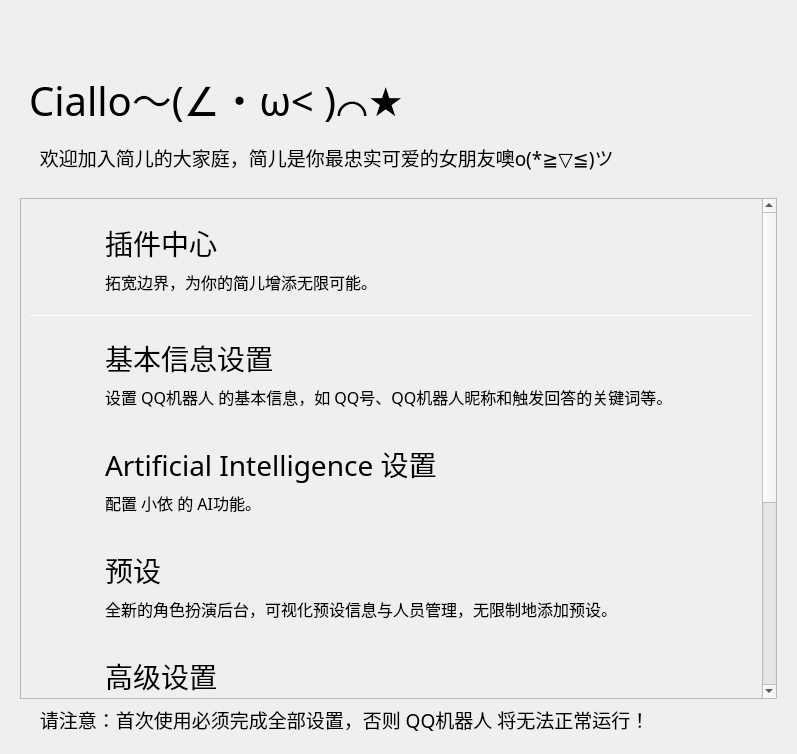
<?xml version="1.0" encoding="UTF-8"?>
<ui version="4.0">
 <class>Form</class>
 <widget class="QWidget" name="Form">
  <property name="geometry">
   <rect>
    <x>0</x>
    <y>0</y>
    <width>797</width>
    <height>754</height>
   </rect>
  </property>
  <property name="minimumSize">
   <size>
    <width>650</width>
    <height>465</height>
   </size>
  </property>
  <property name="windowTitle">
   <string>小依 - 设置向导</string>
  </property>
  <layout class="QHBoxLayout" name="horizontalLayout">
   <item>
    <widget class="PopUpAniStackedWidget" name="PopUpAniStackedWidget">
     <widget class="QWidget" name="page">
      <layout class="QVBoxLayout" name="verticalLayout">
       <item>
        <spacer name="spacer">
         <property name="orientation">
          <enum>Qt::Vertical</enum>
         </property>
         <property name="sizeType">
          <enum>QSizePolicy::Fixed</enum>
         </property>
         <property name="sizeHint" stdset="0">
          <size>
           <width>20</width>
           <height>40</height>
          </size>
         </property>
        </spacer>
       </item>
       <item>
        <widget class="QWidget" name="widget" native="true">
         <property name="maximumSize">
          <size>
           <width>16777215</width>
           <height>88</height>
          </size>
         </property>
         <layout class="QHBoxLayout" name="horizontalLayout_2">
          <item>
           <widget class="LargeTitleLabel" name="LargeTitleLabel">
            <property name="font">
             <font>
              <family>HarmonyOS Sans SC Medium</family>
              <pointsize>30</pointsize>
              <bold>false</bold>
             </font>
            </property>
            <property name="text">
             <string>Ciallo～(∠・ω&lt; )⌒★</string>
            </property>
           </widget>
          </item>
         </layout>
        </widget>
       </item>
       <item>
        <widget class="SubtitleLabel" name="SubtitleLabel_5">
         <property name="font">
          <font>
           <family>HarmonyOS Sans SC Medium</family>
           <pointsize>14</pointsize>
           <bold>false</bold>
          </font>
         </property>
         <property name="text">
          <string>    欢迎加入简儿的大家庭，简儿是你最忠实可爱的女朋友噢o(*≧▽≦)ツ</string>
         </property>
         <property name="wordWrap">
          <bool>true</bool>
         </property>
        </widget>
       </item>
       <item>
        <spacer name="verticalSpacer_32">
         <property name="orientation">
          <enum>Qt::Vertical</enum>
         </property>
         <property name="sizeType">
          <enum>QSizePolicy::Fixed</enum>
         </property>
         <property name="sizeHint" stdset="0">
          <size>
           <width>20</width>
           <height>20</height>
          </size>
         </property>
        </spacer>
       </item>
       <item>
        <widget class="SmoothScrollArea" name="SmoothScrollArea">
         <property name="frameShadow">
          <enum>QFrame::Raised</enum>
         </property>
         <property name="widgetResizable">
          <bool>true</bool>
         </property>
         <widget class="QWidget" name="scrollAreaWidgetContents">
          <property name="geometry">
           <rect>
            <x>0</x>
            <y>0</y>
            <width>759</width>
            <height>821</height>
           </rect>
          </property>
          <layout class="QVBoxLayout" name="verticalLayout_6">
           <item>
            <layout class="QGridLayout" name="gridLayout">
             <item row="9" column="0">
              <spacer name="verticalSpacer">
               <property name="orientation">
                <enum>Qt::Vertical</enum>
               </property>
               <property name="sizeHint" stdset="0">
                <size>
                 <width>20</width>
                 <height>40</height>
                </size>
               </property>
              </spacer>
             </item>
             <item row="7" column="0">
              <widget class="ElevatedCardWidget" name="NormalIconButton_5">
               <property name="maximumSize">
                <size>
                 <width>16777215</width>
                 <height>110</height>
                </size>
               </property>
               <layout class="QHBoxLayout" name="horizontalLayout_7">
                <item>
                 <spacer name="horizontalSpacer_11">
                  <property name="orientation">
                   <enum>Qt::Horizontal</enum>
                  </property>
                  <property name="sizeType">
                   <enum>QSizePolicy::Fixed</enum>
                  </property>
                  <property name="sizeHint" stdset="0">
                   <size>
                    <width>10</width>
                    <height>20</height>
                   </size>
                  </property>
                 </spacer>
                </item>
                <item>
                 <widget class="IconWidget" name="IconWidget_5">
                  <property name="enabled">
                   <bool>true</bool>
                  </property>
                  <property name="minimumSize">
                   <size>
                    <width>40</width>
                    <height>40</height>
                   </size>
                  </property>
                  <property name="maximumSize">
                   <size>
                    <width>40</width>
                    <height>40</height>
                   </size>
                  </property>
                 </widget>
                </item>
                <item>
                 <spacer name="horizontalSpacer_12">
                  <property name="orientation">
                   <enum>Qt::Horizontal</enum>
                  </property>
                  <property name="sizeType">
                   <enum>QSizePolicy::Fixed</enum>
                  </property>
                  <property name="sizeHint" stdset="0">
                   <size>
                    <width>10</width>
                    <height>20</height>
                   </size>
                  </property>
                 </spacer>
                </item>
                <item>
                 <layout class="QVBoxLayout" name="verticalLayout_7">
                  <item>
                   <spacer name="verticalSpacer_33">
                    <property name="orientation">
                     <enum>Qt::Vertical</enum>
                    </property>
                    <property name="sizeType">
                     <enum>QSizePolicy::Expanding</enum>
                    </property>
                    <property name="sizeHint" stdset="0">
                     <size>
                      <width>20</width>
                      <height>10</height>
                     </size>
                    </property>
                   </spacer>
                  </item>
                  <item>
                   <widget class="TitleLabel" name="TitleLabel_5">
                    <property name="maximumSize">
                     <size>
                      <width>16777215</width>
                      <height>50</height>
                     </size>
                    </property>
                    <property name="font">
                     <font>
                      <family>HarmonyOS Sans SC</family>
                      <pointsize>21</pointsize>
                      <bold>false</bold>
                     </font>
                    </property>
                    <property name="text">
                     <string>框架设置</string>
                    </property>
                   </widget>
                  </item>
                  <item>
                   <widget class="SubtitleLabel" name="SubtitleLabel_7">
                    <property name="font">
                     <font>
                      <family>HarmonyOS Sans SC</family>
                      <pointsize>12</pointsize>
                      <bold>false</bold>
                     </font>
                    </property>
                    <property name="text">
                     <string>一些关于框架的配置。</string>
                    </property>
                    <property name="textFormat">
                     <enum>Qt::AutoText</enum>
                    </property>
                    <property name="scaledContents">
                     <bool>false</bool>
                    </property>
                    <property name="wordWrap">
                     <bool>true</bool>
                    </property>
                   </widget>
                  </item>
                  <item>
                   <spacer name="verticalSpacer_34">
                    <property name="orientation">
                     <enum>Qt::Vertical</enum>
                    </property>
                    <property name="sizeType">
                     <enum>QSizePolicy::Expanding</enum>
                    </property>
                    <property name="sizeHint" stdset="0">
                     <size>
                      <width>20</width>
                      <height>10</height>
                     </size>
                    </property>
                   </spacer>
                  </item>
                 </layout>
                </item>
               </layout>
              </widget>
             </item>
             <item row="5" column="0">
              <widget class="ElevatedCardWidget" name="NormalIconButton_3">
               <property name="maximumSize">
                <size>
                 <width>16777215</width>
                 <height>100</height>
                </size>
               </property>
               <layout class="QHBoxLayout" name="horizontalLayout_5">
                <item>
                 <spacer name="horizontalSpacer_7">
                  <property name="orientation">
                   <enum>Qt::Horizontal</enum>
                  </property>
                  <property name="sizeType">
                   <enum>QSizePolicy::Fixed</enum>
                  </property>
                  <property name="sizeHint" stdset="0">
                   <size>
                    <width>10</width>
                    <height>20</height>
                   </size>
                  </property>
                 </spacer>
                </item>
                <item>
                 <widget class="IconWidget" name="IconWidget_3">
                  <property name="enabled">
                   <bool>true</bool>
                  </property>
                  <property name="minimumSize">
                   <size>
                    <width>40</width>
                    <height>40</height>
                   </size>
                  </property>
                  <property name="maximumSize">
                   <size>
                    <width>40</width>
                    <height>40</height>
                   </size>
                  </property>
                 </widget>
                </item>
                <item>
                 <spacer name="horizontalSpacer_8">
                  <property name="orientation">
                   <enum>Qt::Horizontal</enum>
                  </property>
                  <property name="sizeType">
                   <enum>QSizePolicy::Fixed</enum>
                  </property>
                  <property name="sizeHint" stdset="0">
                   <size>
                    <width>10</width>
                    <height>20</height>
                   </size>
                  </property>
                 </spacer>
                </item>
                <item>
                 <layout class="QVBoxLayout" name="verticalLayout_4">
                  <item>
                   <spacer name="verticalSpacer_28">
                    <property name="orientation">
                     <enum>Qt::Vertical</enum>
                    </property>
                    <property name="sizeType">
                     <enum>QSizePolicy::Expanding</enum>
                    </property>
                    <property name="sizeHint" stdset="0">
                     <size>
                      <width>20</width>
                      <height>5</height>
                     </size>
                    </property>
                   </spacer>
                  </item>
                  <item>
                   <widget class="TitleLabel" name="TitleLabel_3">
                    <property name="maximumSize">
                     <size>
                      <width>16777215</width>
                      <height>50</height>
                     </size>
                    </property>
                    <property name="font">
                     <font>
                      <family>HarmonyOS Sans SC</family>
                      <pointsize>21</pointsize>
                      <bold>false</bold>
                     </font>
                    </property>
                    <property name="text">
                     <string>高级设置</string>
                    </property>
                   </widget>
                  </item>
                  <item>
                   <widget class="SubtitleLabel" name="SubtitleLabel_3">
                    <property name="font">
                     <font>
                      <family>HarmonyOS Sans SC</family>
                      <pointsize>12</pointsize>
                      <bold>false</bold>
                     </font>
                    </property>
                    <property name="text">
                     <string>主机地址、端口 和 QQ机器人协议等。</string>
                    </property>
                    <property name="textFormat">
                     <enum>Qt::AutoText</enum>
                    </property>
                    <property name="scaledContents">
                     <bool>false</bool>
                    </property>
                    <property name="wordWrap">
                     <bool>true</bool>
                    </property>
                   </widget>
                  </item>
                  <item>
                   <spacer name="verticalSpacer_29">
                    <property name="orientation">
                     <enum>Qt::Vertical</enum>
                    </property>
                    <property name="sizeType">
                     <enum>QSizePolicy::Expanding</enum>
                    </property>
                    <property name="sizeHint" stdset="0">
                     <size>
                      <width>20</width>
                      <height>5</height>
                     </size>
                    </property>
                   </spacer>
                  </item>
                 </layout>
                </item>
               </layout>
              </widget>
             </item>
             <item row="3" column="0">
              <widget class="ElevatedCardWidget" name="NormalIconButton_2">
               <property name="maximumSize">
                <size>
                 <width>16777215</width>
                 <height>100</height>
                </size>
               </property>
               <layout class="QHBoxLayout" name="horizontalLayout_4">
                <item>
                 <spacer name="horizontalSpacer_5">
                  <property name="orientation">
                   <enum>Qt::Horizontal</enum>
                  </property>
                  <property name="sizeType">
                   <enum>QSizePolicy::Fixed</enum>
                  </property>
                  <property name="sizeHint" stdset="0">
                   <size>
                    <width>10</width>
                    <height>20</height>
                   </size>
                  </property>
                 </spacer>
                </item>
                <item>
                 <widget class="IconWidget" name="IconWidget_2">
                  <property name="enabled">
                   <bool>true</bool>
                  </property>
                  <property name="minimumSize">
                   <size>
                    <width>40</width>
                    <height>40</height>
                   </size>
                  </property>
                  <property name="maximumSize">
                   <size>
                    <width>40</width>
                    <height>40</height>
                   </size>
                  </property>
                 </widget>
                </item>
                <item>
                 <spacer name="horizontalSpacer_6">
                  <property name="orientation">
                   <enum>Qt::Horizontal</enum>
                  </property>
                  <property name="sizeType">
                   <enum>QSizePolicy::Fixed</enum>
                  </property>
                  <property name="sizeHint" stdset="0">
                   <size>
                    <width>10</width>
                    <height>20</height>
                   </size>
                  </property>
                 </spacer>
                </item>
                <item>
                 <layout class="QVBoxLayout" name="verticalLayout_3">
                  <item>
                   <spacer name="verticalSpacer_26">
                    <property name="orientation">
                     <enum>Qt::Vertical</enum>
                    </property>
                    <property name="sizeType">
                     <enum>QSizePolicy::Expanding</enum>
                    </property>
                    <property name="sizeHint" stdset="0">
                     <size>
                      <width>20</width>
                      <height>5</height>
                     </size>
                    </property>
                   </spacer>
                  </item>
                  <item>
                   <widget class="TitleLabel" name="TitleLabel_2">
                    <property name="maximumSize">
                     <size>
                      <width>16777215</width>
                      <height>50</height>
                     </size>
                    </property>
                    <property name="font">
                     <font>
                      <family>HarmonyOS Sans SC</family>
                      <pointsize>21</pointsize>
                      <bold>false</bold>
                     </font>
                    </property>
                    <property name="text">
                     <string>Artificial Intelligence 设置</string>
                    </property>
                   </widget>
                  </item>
                  <item>
                   <widget class="SubtitleLabel" name="SubtitleLabel_2">
                    <property name="font">
                     <font>
                      <family>HarmonyOS Sans SC</family>
                      <pointsize>12</pointsize>
                      <bold>false</bold>
                     </font>
                    </property>
                    <property name="text">
                     <string>配置 小依 的 AI功能。</string>
                    </property>
                    <property name="textFormat">
                     <enum>Qt::AutoText</enum>
                    </property>
                    <property name="scaledContents">
                     <bool>false</bool>
                    </property>
                    <property name="wordWrap">
                     <bool>true</bool>
                    </property>
                   </widget>
                  </item>
                  <item>
                   <spacer name="verticalSpacer_27">
                    <property name="orientation">
                     <enum>Qt::Vertical</enum>
                    </property>
                    <property name="sizeType">
                     <enum>QSizePolicy::Expanding</enum>
                    </property>
                    <property name="sizeHint" stdset="0">
                     <size>
                      <width>20</width>
                      <height>5</height>
                     </size>
                    </property>
                   </spacer>
                  </item>
                 </layout>
                </item>
               </layout>
              </widget>
             </item>
             <item row="4" column="0">
              <widget class="ElevatedCardWidget" name="NormalIconButton_4">
               <property name="maximumSize">
                <size>
                 <width>16777215</width>
                 <height>100</height>
                </size>
               </property>
               <layout class="QHBoxLayout" name="horizontalLayout_6">
                <item>
                 <spacer name="horizontalSpacer_9">
                  <property name="orientation">
                   <enum>Qt::Horizontal</enum>
                  </property>
                  <property name="sizeType">
                   <enum>QSizePolicy::Fixed</enum>
                  </property>
                  <property name="sizeHint" stdset="0">
                   <size>
                    <width>10</width>
                    <height>20</height>
                   </size>
                  </property>
                 </spacer>
                </item>
                <item>
                 <widget class="IconWidget" name="IconWidget_4">
                  <property name="enabled">
                   <bool>true</bool>
                  </property>
                  <property name="minimumSize">
                   <size>
                    <width>40</width>
                    <height>40</height>
                   </size>
                  </property>
                  <property name="maximumSize">
                   <size>
                    <width>40</width>
                    <height>40</height>
                   </size>
                  </property>
                 </widget>
                </item>
                <item>
                 <spacer name="horizontalSpacer_10">
                  <property name="orientation">
                   <enum>Qt::Horizontal</enum>
                  </property>
                  <property name="sizeType">
                   <enum>QSizePolicy::Fixed</enum>
                  </property>
                  <property name="sizeHint" stdset="0">
                   <size>
                    <width>10</width>
                    <height>20</height>
                   </size>
                  </property>
                 </spacer>
                </item>
                <item>
                 <layout class="QVBoxLayout" name="verticalLayout_5">
                  <item>
                   <spacer name="verticalSpacer_30">
                    <property name="orientation">
                     <enum>Qt::Vertical</enum>
                    </property>
                    <property name="sizeType">
                     <enum>QSizePolicy::Expanding</enum>
                    </property>
                    <property name="sizeHint" stdset="0">
                     <size>
                      <width>20</width>
                      <height>5</height>
                     </size>
                    </property>
                   </spacer>
                  </item>
                  <item>
                   <widget class="TitleLabel" name="TitleLabel_4">
                    <property name="maximumSize">
                     <size>
                      <width>16777215</width>
                      <height>50</height>
                     </size>
                    </property>
                    <property name="font">
                     <font>
                      <family>HarmonyOS Sans SC</family>
                      <pointsize>21</pointsize>
                      <bold>false</bold>
                     </font>
                    </property>
                    <property name="text">
                     <string>预设</string>
                    </property>
                   </widget>
                  </item>
                  <item>
                   <widget class="SubtitleLabel" name="SubtitleLabel_4">
                    <property name="font">
                     <font>
                      <family>HarmonyOS Sans SC</family>
                      <pointsize>12</pointsize>
                      <bold>false</bold>
                     </font>
                    </property>
                    <property name="text">
                     <string>全新的角色扮演后台，可视化预设信息与人员管理，无限制地添加预设。</string>
                    </property>
                    <property name="textFormat">
                     <enum>Qt::AutoText</enum>
                    </property>
                    <property name="scaledContents">
                     <bool>false</bool>
                    </property>
                    <property name="wordWrap">
                     <bool>true</bool>
                    </property>
                   </widget>
                  </item>
                  <item>
                   <spacer name="verticalSpacer_31">
                    <property name="orientation">
                     <enum>Qt::Vertical</enum>
                    </property>
                    <property name="sizeType">
                     <enum>QSizePolicy::Expanding</enum>
                    </property>
                    <property name="sizeHint" stdset="0">
                     <size>
                      <width>20</width>
                      <height>5</height>
                     </size>
                    </property>
                   </spacer>
                  </item>
                 </layout>
                </item>
               </layout>
              </widget>
             </item>
             <item row="2" column="0">
              <widget class="ElevatedCardWidget" name="NormalIconButton">
               <property name="maximumSize">
                <size>
                 <width>16777215</width>
                 <height>100</height>
                </size>
               </property>
               <layout class="QHBoxLayout" name="horizontalLayout_3">
                <item>
                 <spacer name="horizontalSpacer_4">
                  <property name="orientation">
                   <enum>Qt::Horizontal</enum>
                  </property>
                  <property name="sizeType">
                   <enum>QSizePolicy::Fixed</enum>
                  </property>
                  <property name="sizeHint" stdset="0">
                   <size>
                    <width>10</width>
                    <height>20</height>
                   </size>
                  </property>
                 </spacer>
                </item>
                <item>
                 <widget class="IconWidget" name="IconWidget">
                  <property name="enabled">
                   <bool>true</bool>
                  </property>
                  <property name="minimumSize">
                   <size>
                    <width>40</width>
                    <height>40</height>
                   </size>
                  </property>
                  <property name="maximumSize">
                   <size>
                    <width>40</width>
                    <height>40</height>
                   </size>
                  </property>
                 </widget>
                </item>
                <item>
                 <spacer name="horizontalSpacer_3">
                  <property name="orientation">
                   <enum>Qt::Horizontal</enum>
                  </property>
                  <property name="sizeType">
                   <enum>QSizePolicy::Fixed</enum>
                  </property>
                  <property name="sizeHint" stdset="0">
                   <size>
                    <width>10</width>
                    <height>20</height>
                   </size>
                  </property>
                 </spacer>
                </item>
                <item>
                 <layout class="QVBoxLayout" name="verticalLayout_2">
                  <item>
                   <spacer name="verticalSpacer_25">
                    <property name="orientation">
                     <enum>Qt::Vertical</enum>
                    </property>
                    <property name="sizeType">
                     <enum>QSizePolicy::Expanding</enum>
                    </property>
                    <property name="sizeHint" stdset="0">
                     <size>
                      <width>20</width>
                      <height>5</height>
                     </size>
                    </property>
                   </spacer>
                  </item>
                  <item>
                   <widget class="TitleLabel" name="TitleLabel">
                    <property name="maximumSize">
                     <size>
                      <width>16777215</width>
                      <height>50</height>
                     </size>
                    </property>
                    <property name="font">
                     <font>
                      <family>HarmonyOS Sans SC</family>
                      <pointsize>21</pointsize>
                      <bold>false</bold>
                     </font>
                    </property>
                    <property name="text">
                     <string>基本信息设置</string>
                    </property>
                   </widget>
                  </item>
                  <item>
                   <widget class="SubtitleLabel" name="SubtitleLabel">
                    <property name="font">
                     <font>
                      <family>HarmonyOS Sans SC</family>
                      <pointsize>12</pointsize>
                      <bold>false</bold>
                     </font>
                    </property>
                    <property name="text">
                     <string>设置 QQ机器人 的基本信息，如 QQ号、QQ机器人昵称和触发回答的关键词等。</string>
                    </property>
                    <property name="textFormat">
                     <enum>Qt::AutoText</enum>
                    </property>
                    <property name="scaledContents">
                     <bool>false</bool>
                    </property>
                    <property name="wordWrap">
                     <bool>true</bool>
                    </property>
                   </widget>
                  </item>
                  <item>
                   <spacer name="verticalSpacer_24">
                    <property name="orientation">
                     <enum>Qt::Vertical</enum>
                    </property>
                    <property name="sizeType">
                     <enum>QSizePolicy::Expanding</enum>
                    </property>
                    <property name="sizeHint" stdset="0">
                     <size>
                      <width>20</width>
                      <height>5</height>
                     </size>
                    </property>
                   </spacer>
                  </item>
                 </layout>
                </item>
               </layout>
              </widget>
             </item>
             <item row="0" column="0">
              <widget class="ElevatedCardWidget" name="PluginIconButton">
               <property name="maximumSize">
                <size>
                 <width>16777215</width>
                 <height>100</height>
                </size>
               </property>
               <layout class="QHBoxLayout" name="horizontalLayout_8">
                <item>
                 <spacer name="horizontalSpacer_13">
                  <property name="orientation">
                   <enum>Qt::Horizontal</enum>
                  </property>
                  <property name="sizeType">
                   <enum>QSizePolicy::Fixed</enum>
                  </property>
                  <property name="sizeHint" stdset="0">
                   <size>
                    <width>10</width>
                    <height>20</height>
                   </size>
                  </property>
                 </spacer>
                </item>
                <item>
                 <widget class="IconWidget" name="IconWidget_6">
                  <property name="enabled">
                   <bool>true</bool>
                  </property>
                  <property name="minimumSize">
                   <size>
                    <width>40</width>
                    <height>40</height>
                   </size>
                  </property>
                  <property name="maximumSize">
                   <size>
                    <width>40</width>
                    <height>40</height>
                   </size>
                  </property>
                 </widget>
                </item>
                <item>
                 <spacer name="horizontalSpacer_14">
                  <property name="orientation">
                   <enum>Qt::Horizontal</enum>
                  </property>
                  <property name="sizeType">
                   <enum>QSizePolicy::Fixed</enum>
                  </property>
                  <property name="sizeHint" stdset="0">
                   <size>
                    <width>10</width>
                    <height>20</height>
                   </size>
                  </property>
                 </spacer>
                </item>
                <item>
                 <layout class="QVBoxLayout" name="verticalLayout_8">
                  <item>
                   <spacer name="verticalSpacer_35">
                    <property name="orientation">
                     <enum>Qt::Vertical</enum>
                    </property>
                    <property name="sizeType">
                     <enum>QSizePolicy::Expanding</enum>
                    </property>
                    <property name="sizeHint" stdset="0">
                     <size>
                      <width>20</width>
                      <height>5</height>
                     </size>
                    </property>
                   </spacer>
                  </item>
                  <item>
                   <widget class="TitleLabel" name="TitleLabel_6">
                    <property name="maximumSize">
                     <size>
                      <width>16777215</width>
                      <height>50</height>
                     </size>
                    </property>
                    <property name="font">
                     <font>
                      <family>HarmonyOS Sans SC</family>
                      <pointsize>21</pointsize>
                      <bold>false</bold>
                     </font>
                    </property>
                    <property name="text">
                     <string>插件中心</string>
                    </property>
                   </widget>
                  </item>
                  <item>
                   <widget class="SubtitleLabel" name="SubtitleLabel_8">
                    <property name="font">
                     <font>
                      <family>HarmonyOS Sans SC</family>
                      <pointsize>12</pointsize>
                      <bold>false</bold>
                     </font>
                    </property>
                    <property name="text">
                     <string>拓宽边界，为你的简儿增添无限可能。</string>
                    </property>
                    <property name="textFormat">
                     <enum>Qt::AutoText</enum>
                    </property>
                    <property name="scaledContents">
                     <bool>false</bool>
                    </property>
                    <property name="wordWrap">
                     <bool>true</bool>
                    </property>
                   </widget>
                  </item>
                  <item>
                   <spacer name="verticalSpacer_36">
                    <property name="orientation">
                     <enum>Qt::Vertical</enum>
                    </property>
                    <property name="sizeType">
                     <enum>QSizePolicy::Expanding</enum>
                    </property>
                    <property name="sizeHint" stdset="0">
                     <size>
                      <width>20</width>
                      <height>5</height>
                     </size>
                    </property>
                   </spacer>
                  </item>
                 </layout>
                </item>
               </layout>
              </widget>
             </item>
             <item row="1" column="0">
              <widget class="Line" name="line">
               <property name="font">
                <font>
                 <bold>true</bold>
                </font>
               </property>
               <property name="styleSheet">
                <string notr="true">color: rgb(255, 255, 255);</string>
               </property>
               <property name="frameShadow">
                <enum>QFrame::Plain</enum>
               </property>
               <property name="orientation">
                <enum>Qt::Horizontal</enum>
               </property>
              </widget>
             </item>
             <item row="6" column="0">
              <widget class="ElevatedCardWidget" name="OtherIconButton">
               <property name="maximumSize">
                <size>
                 <width>16777215</width>
                 <height>100</height>
                </size>
               </property>
               <layout class="QHBoxLayout" name="horizontalLayout_9">
                <item>
                 <spacer name="horizontalSpacer_15">
                  <property name="orientation">
                   <enum>Qt::Horizontal</enum>
                  </property>
                  <property name="sizeType">
                   <enum>QSizePolicy::Fixed</enum>
                  </property>
                  <property name="sizeHint" stdset="0">
                   <size>
                    <width>10</width>
                    <height>20</height>
                   </size>
                  </property>
                 </spacer>
                </item>
                <item>
                 <widget class="IconWidget" name="IconWidget_7">
                  <property name="enabled">
                   <bool>true</bool>
                  </property>
                  <property name="minimumSize">
                   <size>
                    <width>40</width>
                    <height>40</height>
                   </size>
                  </property>
                  <property name="maximumSize">
                   <size>
                    <width>40</width>
                    <height>40</height>
                   </size>
                  </property>
                 </widget>
                </item>
                <item>
                 <spacer name="horizontalSpacer_16">
                  <property name="orientation">
                   <enum>Qt::Horizontal</enum>
                  </property>
                  <property name="sizeType">
                   <enum>QSizePolicy::Fixed</enum>
                  </property>
                  <property name="sizeHint" stdset="0">
                   <size>
                    <width>10</width>
                    <height>20</height>
                   </size>
                  </property>
                 </spacer>
                </item>
                <item>
                 <layout class="QVBoxLayout" name="verticalLayout_9">
                  <item>
                   <spacer name="verticalSpacer_37">
                    <property name="orientation">
                     <enum>Qt::Vertical</enum>
                    </property>
                    <property name="sizeType">
                     <enum>QSizePolicy::Expanding</enum>
                    </property>
                    <property name="sizeHint" stdset="0">
                     <size>
                      <width>20</width>
                      <height>5</height>
                     </size>
                    </property>
                   </spacer>
                  </item>
                  <item>
                   <widget class="TitleLabel" name="TitleLabel_7">
                    <property name="maximumSize">
                     <size>
                      <width>16777215</width>
                      <height>50</height>
                     </size>
                    </property>
                    <property name="font">
                     <font>
                      <family>HarmonyOS Sans SC</family>
                      <pointsize>21</pointsize>
                      <bold>false</bold>
                     </font>
                    </property>
                    <property name="text">
                     <string>其他设置</string>
                    </property>
                   </widget>
                  </item>
                  <item>
                   <widget class="SubtitleLabel" name="SubtitleLabel_9">
                    <property name="font">
                     <font>
                      <family>HarmonyOS Sans SC</family>
                      <pointsize>12</pointsize>
                      <bold>false</bold>
                     </font>
                    </property>
                    <property name="text">
                     <string>机器人的 Slogan ，或是戳一戳。</string>
                    </property>
                    <property name="textFormat">
                     <enum>Qt::AutoText</enum>
                    </property>
                    <property name="scaledContents">
                     <bool>false</bool>
                    </property>
                    <property name="wordWrap">
                     <bool>true</bool>
                    </property>
                   </widget>
                  </item>
                  <item>
                   <spacer name="verticalSpacer_38">
                    <property name="orientation">
                     <enum>Qt::Vertical</enum>
                    </property>
                    <property name="sizeType">
                     <enum>QSizePolicy::Expanding</enum>
                    </property>
                    <property name="sizeHint" stdset="0">
                     <size>
                      <width>20</width>
                      <height>5</height>
                     </size>
                    </property>
                   </spacer>
                  </item>
                 </layout>
                </item>
               </layout>
              </widget>
             </item>
            </layout>
           </item>
          </layout>
         </widget>
        </widget>
       </item>
       <item>
        <widget class="SubtitleLabel" name="SubtitleLabel_6">
         <property name="font">
          <font>
           <family>HarmonyOS Sans SC Black</family>
           <pointsize>14</pointsize>
           <bold>false</bold>
          </font>
         </property>
         <property name="text">
          <string>    请注意：首次使用必须完成全部设置，否则 QQ机器人 将无法正常运行！</string>
         </property>
        </widget>
       </item>
      </layout>
     </widget>
    </widget>
   </item>
  </layout>
 </widget>
 <customwidgets>
  <customwidget>
   <class>IconWidget</class>
   <extends>QWidget</extends>
   <header>qfluentwidgets</header>
  </customwidget>
  <customwidget>
   <class>CardWidget</class>
   <extends>QFrame</extends>
   <header>qfluentwidgets</header>
   <container>1</container>
  </customwidget>
  <customwidget>
   <class>ElevatedCardWidget</class>
   <extends>SimpleCardWidget</extends>
   <header>qfluentwidgets</header>
   <container>1</container>
  </customwidget>
  <customwidget>
   <class>SimpleCardWidget</class>
   <extends>CardWidget</extends>
   <header>qfluentwidgets</header>
   <container>1</container>
  </customwidget>
  <customwidget>
   <class>SmoothScrollArea</class>
   <extends>QScrollArea</extends>
   <header>qfluentwidgets</header>
   <container>1</container>
  </customwidget>
  <customwidget>
   <class>PopUpAniStackedWidget</class>
   <extends>QStackedWidget</extends>
   <header>qfluentwidgets</header>
   <container>1</container>
  </customwidget>
  <customwidget>
   <class>SubtitleLabel</class>
   <extends>QLabel</extends>
   <header>qfluentwidgets</header>
  </customwidget>
  <customwidget>
   <class>TitleLabel</class>
   <extends>QLabel</extends>
   <header>qfluentwidgets</header>
  </customwidget>
  <customwidget>
   <class>LargeTitleLabel</class>
   <extends>QLabel</extends>
   <header>qfluentwidgets</header>
  </customwidget>
 </customwidgets>
 <resources>
  <include location="JianerSetupWizard.qrc"/>
 </resources>
 <connections/>
</ui>
